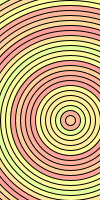
Frame 1 (no input)
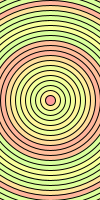
Frame 60 (the mouse pressed at the canvas centre just before this capture)
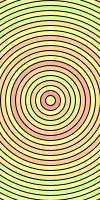
Frame 120 (the mouse held since frame 60 and released just before this capture)

The Processing sketch that drew these frames (run headless with seeded random() and noise(); from frame 60 on, the mouse is pressed at the canvas centre):

// Processing sketch: processing_187527
// ── processing_187527.pde

//Rebote en ejes X y Y
int pX, pY, vX, vY;
int t = 60;


void setup(){
  size(100,200);
  colorMode(HSB);
  pX = width/2;
  pY = height/2;
  vX = 20;
  vY = 20;
}

void draw(){
  background(random(t),100,50);
 

  pX = pX+vX;
  pY = pY+vY;
  for (int i = 600; i > 0;i = i -10) {
fill(random(t),100,255);
  ellipse(pX,pY,i,i);
  }
  if((pX<0)||(pX>width)){
    vX = -vX;
  } 

  if((pY<0)||(pY>height)){
    vY = -vY;
  } 
}
